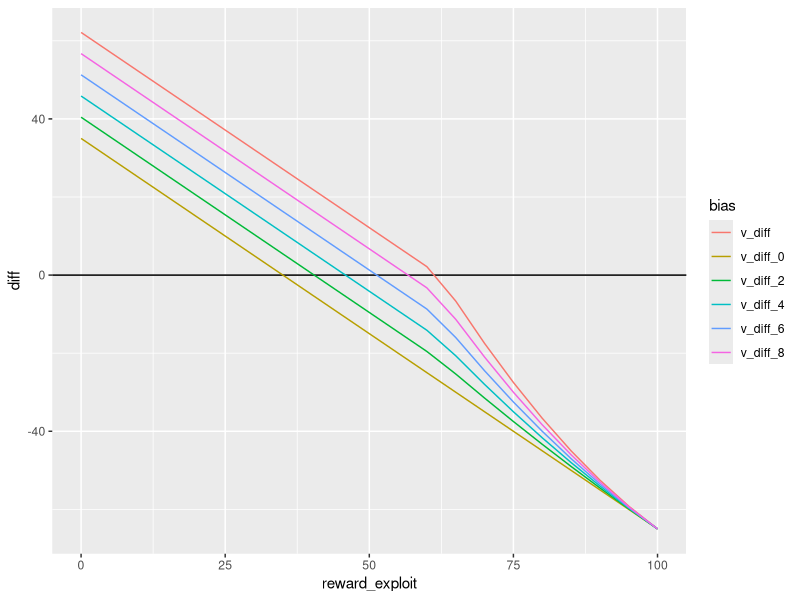
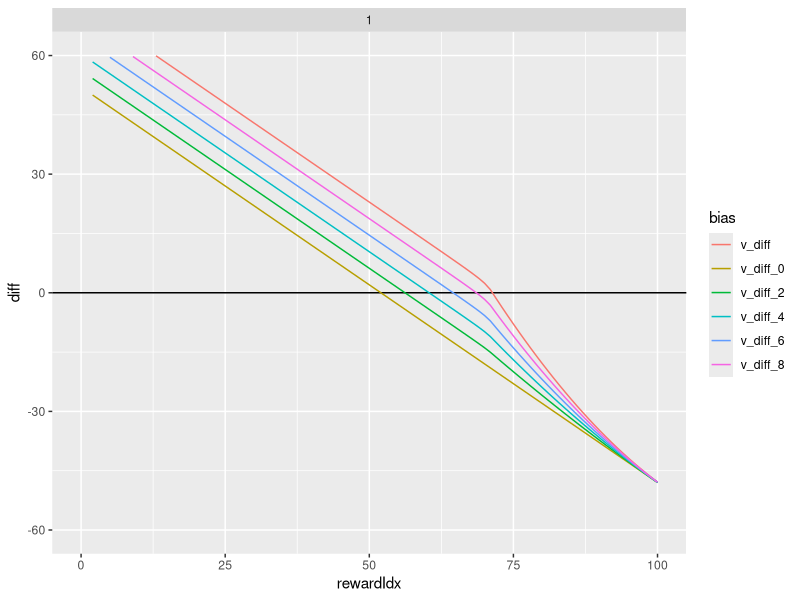

Generate these figures, in order, with R:
library("ggplot2")
library("dplyr")
library("tidyr")
library("reshape2")

optimal_values <- function (discount, ntrials, minreward=4, maxreward=12, pbad=.333, badcost=0) {
  ngood <- maxreward - minreward + 1
  n <- ngood + 1
  explore_values <- matrix(0, nrow=ntrials, ncol=n)
  exploit_values <- matrix(0, nrow=ntrials, ncol=n)
  exploit_rewards <- t(replicate(ntrials, c(badcost, minreward:maxreward)))
  explore_rewards <- matrix((minreward + (maxreward - minreward) / 2) * (1-pbad) + badcost * pbad, nrow=ntrials, ncol=n)
  values <- matrix(0, nrow=ntrials, ncol=n)
  explore_values[ntrials,] <- explore_rewards[ntrials,]
  exploit_values[ntrials,] <- exploit_rewards[ntrials,]
  values[ntrials,] <- pmax(exploit_values[ntrials,], explore_values[ntrials,])
  for (i in (ntrials-1):1) {
    exploit_values[i,] <- c(badcost, minreward:maxreward) + discount * values[i+1,]
    explore_values[i,] <- sapply(1:n, function (x) {
      pbad * (badcost + discount * values[i+1, x]) + (1 - pbad) * mean(minreward:maxreward + discount * values[i+1, pmax(x, 2:n)])
    })
    values[i,] <- pmax(exploit_values[i,], explore_values[i,])
  }
  reward_diff <- explore_rewards - exploit_rewards
  VoI_diff <- explore_values - exploit_values - reward_diff
  return(list(exploit_values=exploit_values,
              explore_values=explore_values,
              reward_diff=reward_diff,
              VoI_diff=VoI_diff))
}

optimal_values_indefinite <- function (discount, outcomes=c(0:100), outcome_probs=c(), tol=.00001) {
  outcome_probs <- outcome_probs/sum(outcome_probs)
  n <- length(outcomes)
  trans_explore <- matrix(0, n, n)
  trans_exploit <- diag(n)
  rew_explore <- matrix(0, n, n)
  rew_exploit <- diag(n) * outcomes
  reward_exploit <- outcomes
  for (i in 1:n) {
    for (j in 1:n) {
      if (j > i) {
        trans_explore[i, j] <- outcome_probs[j]
        rew_explore[i, j] <- reward_exploit[j]
      } else if (i == j){
        trans_explore[i,j] <- sum(outcome_probs[1:i])
        rew_explore[i, j] <- (sum(reward_exploit[1:i]*outcome_probs[1:i]))/sum(outcome_probs[1:i])
      }
    }
  }
  values <- rep(0, n)
  delta <- tol + 1
  while (delta > tol ) {
    old_values <- values
    disc_values <- values * discount
    values_explore <- sweep(rew_explore, MARGIN=2, disc_values, `+`)
    values_explore <- trans_explore * values_explore
    values_explore <- apply(values_explore, MARGIN=1, sum)
    values_exploit <- sweep(rew_exploit, MARGIN=2, disc_values, `+`)
    values_exploit <- trans_exploit * values_exploit
    values_exploit <- apply(values_exploit, MARGIN=1, sum)
    values <- pmax(values_exploit, values_explore)
    delta <- max(abs(values - old_values))
  }
  reward_explore <- rep(sum(outcome_probs*outcomes), n)
  reward_diff <- reward_explore - reward_exploit
  VoI_diff <- values_explore - values_exploit - reward_diff
  data.frame(reward_idx=1:length(values_explore),
       values_explore=values_explore,
       values_exploit=values_exploit,
       reward_explore=reward_explore,
       reward_exploit=reward_exploit,
       values=values,
       reward_diff=reward_diff,
       VoI_diff=VoI_diff
       )
}

df <- optimal_values_indefinite(5/6, outcomes=c(rep(0, 10), seq(5, 100, 5)), outcome_probs=rep(1, 30))
df$v_diff <- df$reward_diff + df$VoI_diff
df$v_diff_8 <- df$reward_diff + .8 * df$VoI_diff
df$v_diff_6 <- df$reward_diff + .6 * df$VoI_diff
df$v_diff_4 <- df$reward_diff + .4 * df$VoI_diff
df$v_diff_2 <- df$reward_diff + .2 * df$VoI_diff
df$v_diff_0 <- df$reward_diff
df <- df %>%
  select(reward_idx, reward_exploit, v_diff, v_diff_8, v_diff_6, v_diff_4, v_diff_2, v_diff_0) %>%
  gather(bias, diff, -reward_idx, -reward_exploit)
ggplot(df, aes(x=reward_exploit, y=diff, group=bias)) + geom_hline(yintercept=0) + geom_line(aes(color=bias))

test <- optimal_values(5/6, 10, minreward=0, maxreward=100, pbad=0, badcost=0)
df <- melt(test$exploit_values)
df <- setNames(df, c("trial", "rewardIdx", "exploit_value"))
df$explore_value <- melt(test$explore_values)[,3]
df$reward_diff <- melt(test$reward_diff)[,3]
df$VoI_diff <- melt(test$VoI_diff)[,3]

df$v_diff <- df$reward_diff + df$VoI_diff
df$v_diff_8 <- df$reward_diff + .8 * df$VoI_diff
df$v_diff_6 <- df$reward_diff + .6 * df$VoI_diff
df$v_diff_4 <- df$reward_diff + .4 * df$VoI_diff
df$v_diff_2 <- df$reward_diff + .2 * df$VoI_diff
df$v_diff_0 <- df$reward_diff

df <- df %>%
  select(-reward_diff, -VoI_diff, -exploit_value, -explore_value) %>%
  gather(bias, diff, -trial, -rewardIdx) %>%
  filter(rewardIdx > 1) %>%
  filter(trial == 1)

## plot of how optimal effect changes as the end of the experiment is reached
ggplot(df, aes(x=rewardIdx, y=diff, group=bias)) + geom_hline(yintercept=0) + geom_line(aes(color=bias)) + xlim(0, 100) + ylim(-60, 60)+ facet_wrap(~trial)
